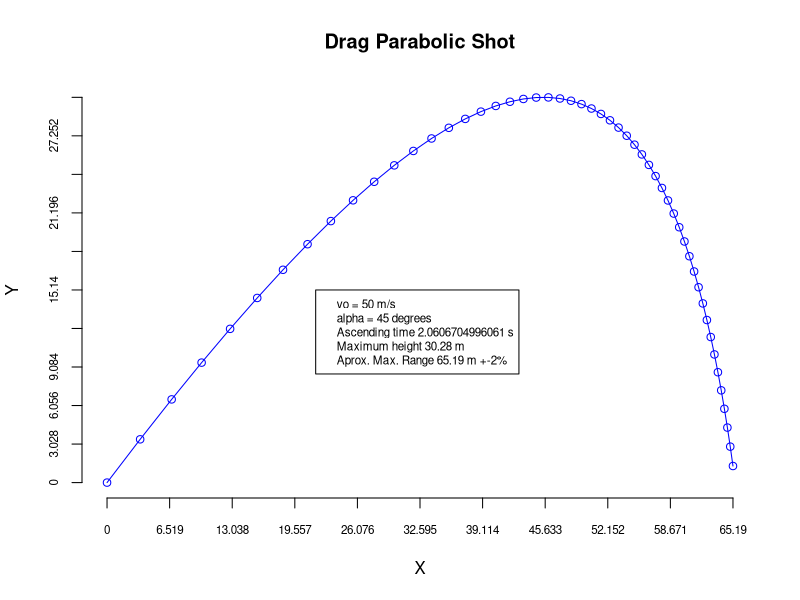

Here is the R script that generated this plot:
# Script to calculate the most important quantitative information
# of the drag parabolic shot
# in International System of Units

# Inputs of the function are:
# a) initial velocity vo (scalar) [m/s]
# b) shot angle alfa [degrees]
# c) (drag coefficient / mass) = b [m^-1]

# Parameter
# g) gravity acceleration g = 9.81 [m/s^2]

# The outputs of the function are:
# T_1: ascending time [s]
#   H: maximum height [m]
#   L: maximum horizontal range [m]

# We need to calculate:
#   x: horizontal position at time t [m]
#   y: vertical position at time t [m]
# vox: horizontal initial velocity [m/s]
# voy: vertical initial velocity [m/s]

drag_parabolic <- function(vo, alpha, b){
  
  g <- 9.81
  an <- (2*pi*alpha)/360
  vox <- vo*cos(an)
  voy <- vo*sin(an)
  T_1 <- (1/b)*log(1+(b*voy/g))
  H <- (voy/b)-((g/b^2)*log(1+(b*voy/g)))
  
  t <- seq(0, 25, 1/10)

  x <- vector()
  y <- vector()
  
  x <- (vox/b)*(1-exp(-b*t))
  y <- ((1/b)*((g/b)+voy)*(1-exp(-b*t)))-((g/b)*t)
  
  a_T <- which(y < 0)[1]-1
  
  t_t <- head(t, a_T)
  
  xx <- vector()
  yy <- vector()
  
  xx <- (vox/b)*(1-exp(-b*t_t))
  yy <- ((1/b)*((g/b)+voy)*(1-exp(-b*t_t)))-((g/b)*t_t)
  
  R <- round(xx[length(xx)],2)
  H <- round(H,2)
  plot(xx, yy, xlab="X", ylab="Y", type = "o", col = "blue", axes=F)
  axis(1, at = seq(0,R,R/10),labels = seq(0,R,R/10),
       cex.axis = 0.7)
  axis(2, at = seq(0,H,H/10),labels = seq(0,H,H/10),
       cex.axis = 0.7)
  
  print("Initial Velocity");print(paste(vo,"m/s"))
  print("Angle of Shot");print(paste(alpha,"degrees"))
  print("Ascending Time");print(paste(T_1,"s"))
  print("Maximum Height");print(paste(H,"m"))
  print("Aprox. Max. Range");print(paste(R,"m", "+-2%"))
  
  legend(R/3, H/2, legend = c(paste("vo =", vo, "m/s"),
                          paste("alpha =", alpha,"degrees"),
                          paste("Ascending time", paste(T_1,"s")),
                          paste("Maximum height", paste(H,"m")),
                          paste("Aprox. Max. Range", paste(R,"m","+-2%"))),
         cex=0.7, bg = par("bg"))
  title(main = "Drag Parabolic Shot", sub = "")
}

drag_parabolic(50, 45, 0.5)
